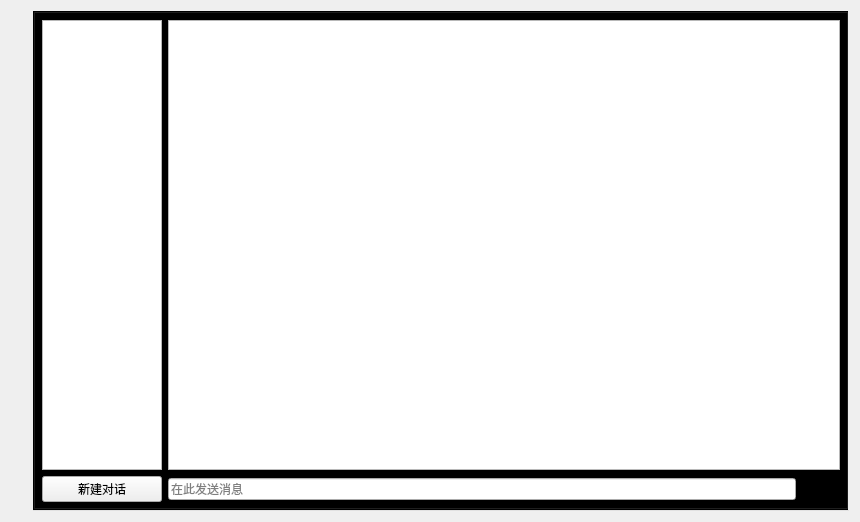
<?xml version="1.0" encoding="UTF-8"?>
<ui version="4.0">
 <class>Form</class>
 <widget class="QWidget" name="Form">
  <property name="windowModality">
   <enum>Qt::NonModal</enum>
  </property>
  <property name="geometry">
   <rect>
    <x>0</x>
    <y>0</y>
    <width>860</width>
    <height>522</height>
   </rect>
  </property>
  <property name="minimumSize">
   <size>
    <width>860</width>
    <height>522</height>
   </size>
  </property>
  <property name="windowTitle">
   <string>AI助手亚托莉</string>
  </property>
  <property name="windowIcon">
   <iconset>
    <normaloff>../assets/第24帧.png</normaloff>../assets/第24帧.png</iconset>
  </property>
  <property name="layoutDirection">
   <enum>Qt::LeftToRight</enum>
  </property>
  <layout class="QVBoxLayout" name="verticalLayout">
   <item>
    <widget class="QTabWidget" name="tabWidget">
     <property name="sizePolicy">
      <sizepolicy hsizetype="Expanding" vsizetype="Expanding">
       <horstretch>0</horstretch>
       <verstretch>0</verstretch>
      </sizepolicy>
     </property>
     <property name="minimumSize">
      <size>
       <width>800</width>
       <height>500</height>
      </size>
     </property>
     <property name="focusPolicy">
      <enum>Qt::NoFocus</enum>
     </property>
     <property name="contextMenuPolicy">
      <enum>Qt::DefaultContextMenu</enum>
     </property>
     <property name="acceptDrops">
      <bool>false</bool>
     </property>
     <property name="layoutDirection">
      <enum>Qt::LeftToRight</enum>
     </property>
     <property name="styleSheet">
      <string notr="true">/* 整个 QTabWidget 的样式 */
QTabWidget {
    background-color: transparent; /* 背景完全透明 */
    border: none; /* 没有边框 */
}

/* QTabBar 的样式 */
QTabBar {
    background-color: transparent; /* 背景完全透明 */
    border: none; /* 没有边框 */
}

/* 单个标签页的样式 */
QTabBar::tab {
    background-color: transparent; /* 背景完全透明 */
    border: none; /* 没有边框 */
    padding: 4px; /* 内边距，可以根据需要调整 */
}

/* 选中标签页的样式 */
QTabBar::tab:selected {
    background-color: transparent; /* 选中时背景依然透明 */
    border: none; /* 没有边框 */
}

/* 鼠标悬停时的样式 */
QTabBar::tab:hover,QTabBar::tab:pressed {
	padding-left: 8px;
	padding-bottom: 8px;
    background-color: rgba(0, 0, 0, 0.1); /* 轻微的半透明背景，可选 */
}
</string>
     </property>
     <property name="tabPosition">
      <enum>QTabWidget::West</enum>
     </property>
     <property name="tabShape">
      <enum>QTabWidget::Rounded</enum>
     </property>
     <property name="currentIndex">
      <number>1</number>
     </property>
     <property name="iconSize">
      <size>
       <width>28</width>
       <height>28</height>
      </size>
     </property>
     <property name="elideMode">
      <enum>Qt::ElideLeft</enum>
     </property>
     <property name="documentMode">
      <bool>false</bool>
     </property>
     <property name="tabsClosable">
      <bool>false</bool>
     </property>
     <property name="movable">
      <bool>false</bool>
     </property>
     <property name="tabBarAutoHide">
      <bool>false</bool>
     </property>
     <widget class="QWidget" name="tab_1">
      <property name="minimumSize">
       <size>
        <width>800</width>
        <height>500</height>
       </size>
      </property>
      <property name="layoutDirection">
       <enum>Qt::LeftToRight</enum>
      </property>
      <property name="styleSheet">
       <string notr="true">background-color: transparent; /* 背景完全透明 */
</string>
      </property>
      <attribute name="icon">
       <iconset>
        <normaloff>../assets/搜索.png</normaloff>
        <normalon>../assets/搜索_b.png</normalon>../assets/搜索.png</iconset>
      </attribute>
      <attribute name="title">
       <string/>
      </attribute>
      <attribute name="toolTip">
       <string>搜索</string>
      </attribute>
      <layout class="QVBoxLayout" name="verticalLayout_2">
       <item>
        <widget class="HighlightableListWidget" name="QueryWidget">
         <property name="styleSheet">
          <string notr="true"/>
         </property>
         <property name="movement">
          <enum>QListView::Static</enum>
         </property>
         <property name="flow">
          <enum>QListView::TopToBottom</enum>
         </property>
         <property name="layoutMode">
          <enum>QListView::SinglePass</enum>
         </property>
         <property name="viewMode">
          <enum>QListView::ListMode</enum>
         </property>
         <property name="sortingEnabled">
          <bool>false</bool>
         </property>
        </widget>
       </item>
       <item>
        <layout class="QHBoxLayout" name="horizontalLayout" stretch="0,1,12,1,0">
         <property name="sizeConstraint">
          <enum>QLayout::SetDefaultConstraint</enum>
         </property>
         <item>
          <spacer name="horizontalSpacer">
           <property name="orientation">
            <enum>Qt::Horizontal</enum>
           </property>
           <property name="sizeHint" stdset="0">
            <size>
             <width>38</width>
             <height>36</height>
            </size>
           </property>
          </spacer>
         </item>
         <item>
          <widget class="QComboBox" name="searchOptions">
           <property name="styleSheet">
            <string notr="true">QComboBox {
    border: 1px solid black; /* 黑色边框 */
	background-color: rgb(255, 255, 255);
	color: rgb(0, 0, 0);
}
</string>
           </property>
           <item>
            <property name="text">
             <string>全部</string>
            </property>
           </item>
           <item>
            <property name="text">
             <string>对话</string>
            </property>
           </item>
           <item>
            <property name="text">
             <string>笔记</string>
            </property>
           </item>
           <item>
            <property name="text">
             <string>知识库</string>
            </property>
           </item>
           <item>
            <property name="text">
             <string>待办</string>
            </property>
           </item>
          </widget>
         </item>
         <item>
          <widget class="QLineEdit" name="searchInput">
           <property name="styleSheet">
            <string notr="true">QLineEdit {
    border: 1px solid #838383; /* 黑色边框 */
    border-radius: 14px; /* 圆角 */
    padding: 5px; /* 内边距 */
}

/* 输入框获得焦点时的样式 */
/* QLineEdit:focus {
    border: 2px solid #0078D7; /* 获得焦点时边框颜色变化，例如深蓝色 */
/* }</string>
           </property>
           <property name="placeholderText">
            <string>输入关键词</string>
           </property>
          </widget>
         </item>
         <item>
          <widget class="QPushButton" name="searchQuery">
           <property name="styleSheet">
            <string notr="true">QPushButton {
    background-color: transparent; /* 背景完全透明 */
    border: none; /* 没有边框 */
	padding: 3px;
	border-radius: 15px;
}
/* 鼠标悬停时的样式 */
QPushButton:hover {
    background-color: rgba(0, 0, 0, 0.1); /* 轻微的半透明背景 */
}

/* 按下时的样式 */
QPushButton:pressed {
    background-color: rgba(0, 0, 0, 0.2); /* 稍微明显一点的半透明背景 */
}</string>
           </property>
           <property name="text">
            <string/>
           </property>
           <property name="icon">
            <iconset>
             <normaloff>../assets/搜索.png</normaloff>
             <normalon>../assets/搜索_b.png</normalon>../assets/搜索.png</iconset>
           </property>
           <property name="iconSize">
            <size>
             <width>30</width>
             <height>30</height>
            </size>
           </property>
          </widget>
         </item>
         <item>
          <spacer name="horizontalSpacer_2">
           <property name="orientation">
            <enum>Qt::Horizontal</enum>
           </property>
           <property name="sizeHint" stdset="0">
            <size>
             <width>40</width>
             <height>20</height>
            </size>
           </property>
          </spacer>
         </item>
        </layout>
       </item>
      </layout>
     </widget>
     <widget class="QWidget" name="tab_2">
      <property name="focusPolicy">
       <enum>Qt::NoFocus</enum>
      </property>
      <attribute name="icon">
       <iconset>
        <normaloff>../assets/AI.png</normaloff>
        <normalon>../assets/AI-B.png</normalon>../assets/AI.png</iconset>
      </attribute>
      <attribute name="title">
       <string/>
      </attribute>
      <attribute name="toolTip">
       <string>AI问答</string>
      </attribute>
      <layout class="QGridLayout" name="gridLayout_3">
       <item row="1" column="0">
        <widget class="QPushButton" name="new_conversation">
         <property name="sizePolicy">
          <sizepolicy hsizetype="Preferred" vsizetype="Fixed">
           <horstretch>0</horstretch>
           <verstretch>0</verstretch>
          </sizepolicy>
         </property>
         <property name="text">
          <string>新建对话</string>
         </property>
        </widget>
       </item>
       <item row="1" column="1">
        <widget class="QLineEdit" name="chatinput">
         <property name="styleSheet">
          <string notr="true">QLineEdit {
    border: 1px solid #838383; /* 黑色边框 */
    border-radius: 14px; /* 圆角 */
    padding: 5px; /* 内边距 */
}

/* 输入框获得焦点时的样式 */
/* QLineEdit:focus {
    border: 2px solid #0078D7; /* 获得焦点时边框颜色变化，例如深蓝色 */
/* }</string>
         </property>
         <property name="placeholderText">
          <string>在此发送消息</string>
         </property>
        </widget>
       </item>
       <item row="1" column="2">
        <widget class="QPushButton" name="send">
         <property name="styleSheet">
          <string notr="true">QPushButton {
    background-color: transparent; /* 背景完全透明 */
    border: none; /* 没有边框 */
	padding: 3px;
	border-radius: 15px;
}
/* 鼠标悬停时的样式 */
QPushButton:hover {
    background-color: rgba(0, 0, 0, 0.1); /* 轻微的半透明背景 */
}

/* 按下时的样式 */
QPushButton:pressed {
    background-color: rgba(0, 0, 0, 0.2); /* 稍微明显一点的半透明背景 */
}</string>
         </property>
         <property name="text">
          <string/>
         </property>
         <property name="icon">
          <iconset>
           <normaloff>../assets/搜索.png</normaloff>
           <normalon>../assets/搜索_b.png</normalon>../assets/搜索.png</iconset>
         </property>
         <property name="iconSize">
          <size>
           <width>30</width>
           <height>30</height>
          </size>
         </property>
        </widget>
       </item>
       <item row="0" column="1" colspan="2">
        <widget class="MessageListWidget" name="dialogue"/>
       </item>
       <item row="0" column="0">
        <widget class="QListWidget" name="messagelist">
         <property name="sizePolicy">
          <sizepolicy hsizetype="Maximum" vsizetype="Expanding">
           <horstretch>0</horstretch>
           <verstretch>0</verstretch>
          </sizepolicy>
         </property>
         <property name="maximumSize">
          <size>
           <width>120</width>
           <height>16777215</height>
          </size>
         </property>
         <property name="sizeIncrement">
          <size>
           <width>0</width>
           <height>0</height>
          </size>
         </property>
         <property name="styleSheet">
          <string notr="true"/>
         </property>
        </widget>
       </item>
      </layout>
     </widget>
     <widget class="QWidget" name="Note">
      <property name="sizePolicy">
       <sizepolicy hsizetype="Preferred" vsizetype="Preferred">
        <horstretch>0</horstretch>
        <verstretch>0</verstretch>
       </sizepolicy>
      </property>
      <attribute name="icon">
       <iconset>
        <normaloff>../assets/笔记本、笔记.png</normaloff>
        <normalon>../assets/笔记本-b.png</normalon>../assets/笔记本、笔记.png</iconset>
      </attribute>
      <attribute name="title">
       <string/>
      </attribute>
      <attribute name="toolTip">
       <string>笔记</string>
      </attribute>
      <layout class="QHBoxLayout" name="horizontalLayout_8" stretch="1,5">
       <item>
        <layout class="QVBoxLayout" name="verticalLayout_3">
         <property name="sizeConstraint">
          <enum>QLayout::SetDefaultConstraint</enum>
         </property>
         <item>
          <widget class="QListWidget" name="noteList">
           <property name="sizePolicy">
            <sizepolicy hsizetype="Preferred" vsizetype="Preferred">
             <horstretch>0</horstretch>
             <verstretch>0</verstretch>
            </sizepolicy>
           </property>
           <property name="minimumSize">
            <size>
             <width>120</width>
             <height>0</height>
            </size>
           </property>
          </widget>
         </item>
         <item>
          <widget class="QPushButton" name="newNote">
           <property name="sizePolicy">
            <sizepolicy hsizetype="Minimum" vsizetype="Fixed">
             <horstretch>1</horstretch>
             <verstretch>0</verstretch>
            </sizepolicy>
           </property>
           <property name="text">
            <string>新建</string>
           </property>
          </widget>
         </item>
        </layout>
       </item>
       <item>
        <layout class="QVBoxLayout" name="verticalLayout_4">
         <item>
          <layout class="QHBoxLayout" name="horizontalLayout_7">
           <item>
            <widget class="QLabel" name="label_2">
             <property name="text">
              <string>Title:</string>
             </property>
            </widget>
           </item>
           <item>
            <widget class="QLineEdit" name="titleEdit">
             <property name="readOnly">
              <bool>true</bool>
             </property>
            </widget>
           </item>
           <item>
            <spacer name="horizontalSpacer_5">
             <property name="orientation">
              <enum>Qt::Horizontal</enum>
             </property>
             <property name="sizeHint" stdset="0">
              <size>
               <width>40</width>
               <height>20</height>
              </size>
             </property>
            </spacer>
           </item>
           <item>
            <widget class="QLabel" name="label">
             <property name="text">
              <string>Tags</string>
             </property>
            </widget>
           </item>
           <item>
            <widget class="QLineEdit" name="tagsEdit">
             <property name="readOnly">
              <bool>true</bool>
             </property>
            </widget>
           </item>
          </layout>
         </item>
         <item>
          <widget class="QTextEdit" name="noteShow">
           <property name="readOnly">
            <bool>true</bool>
           </property>
          </widget>
         </item>
         <item>
          <layout class="QHBoxLayout" name="horizontalLayout_6">
           <item>
            <widget class="QPushButton" name="editNote">
             <property name="sizePolicy">
              <sizepolicy hsizetype="Minimum" vsizetype="Fixed">
               <horstretch>2</horstretch>
               <verstretch>0</verstretch>
              </sizepolicy>
             </property>
             <property name="text">
              <string>切换到编辑</string>
             </property>
            </widget>
           </item>
           <item>
            <spacer name="horizontalSpacer_4">
             <property name="orientation">
              <enum>Qt::Horizontal</enum>
             </property>
             <property name="sizeHint" stdset="0">
              <size>
               <width>40</width>
               <height>20</height>
              </size>
             </property>
            </spacer>
           </item>
           <item>
            <widget class="QPushButton" name="saveNote">
             <property name="sizePolicy">
              <sizepolicy hsizetype="Minimum" vsizetype="Fixed">
               <horstretch>2</horstretch>
               <verstretch>0</verstretch>
              </sizepolicy>
             </property>
             <property name="text">
              <string>保存</string>
             </property>
            </widget>
           </item>
           <item>
            <spacer name="horizontalSpacer_3">
             <property name="orientation">
              <enum>Qt::Horizontal</enum>
             </property>
             <property name="sizeHint" stdset="0">
              <size>
               <width>40</width>
               <height>20</height>
              </size>
             </property>
            </spacer>
           </item>
           <item>
            <widget class="QPushButton" name="delNote">
             <property name="sizePolicy">
              <sizepolicy hsizetype="Minimum" vsizetype="Fixed">
               <horstretch>2</horstretch>
               <verstretch>0</verstretch>
              </sizepolicy>
             </property>
             <property name="text">
              <string>删除</string>
             </property>
            </widget>
           </item>
          </layout>
         </item>
        </layout>
       </item>
      </layout>
     </widget>
     <widget class="QWidget" name="tab_4">
      <attribute name="icon">
       <iconset>
        <normaloff>../assets/数据库.png</normaloff>
        <normalon>../assets/数据库_b.png</normalon>
        <disabledoff>../assets/数据库.png</disabledoff>../assets/数据库.png</iconset>
      </attribute>
      <attribute name="title">
       <string/>
      </attribute>
      <attribute name="toolTip">
       <string>知识库</string>
      </attribute>
      <layout class="QVBoxLayout" name="verticalLayout_5">
       <item>
        <layout class="QHBoxLayout" name="horizontalLayout_2">
         <item>
          <widget class="QRadioButton" name="radioButton">
           <property name="text">
            <string>全部</string>
           </property>
           <property name="checked">
            <bool>true</bool>
           </property>
          </widget>
         </item>
         <item>
          <widget class="QRadioButton" name="radioButton_2">
           <property name="text">
            <string>文档</string>
           </property>
          </widget>
         </item>
         <item>
          <widget class="QRadioButton" name="radioButton_3">
           <property name="text">
            <string>笔记</string>
           </property>
          </widget>
         </item>
         <item>
          <spacer name="horizontalSpacer_6">
           <property name="orientation">
            <enum>Qt::Horizontal</enum>
           </property>
           <property name="sizeHint" stdset="0">
            <size>
             <width>40</width>
             <height>20</height>
            </size>
           </property>
          </spacer>
         </item>
         <item>
          <widget class="QPushButton" name="pushButton_2">
           <property name="text">
            <string>上传</string>
           </property>
          </widget>
         </item>
        </layout>
       </item>
       <item>
        <widget class="QListWidget" name="listWidget">
         <property name="styleSheet">
          <string notr="true">QListWidget {
    background-color: #f0f4f8; /* 背景颜色，选择了一个淡蓝色 */
    border: 1px solid #cdd6de; /* 边框颜色和宽度，淡灰色边框 */
    border-radius: 5px; /* 边框圆角半径 */
    padding: 5px; /* 内边距 */
    font-family: &quot;Segoe UI&quot;, &quot;Helvetica Neue&quot;, Arial, sans-serif; /* 字体 */
    font-size: 14px; /* 字体大小 */
	outline:0px; 
}

QListWidget::item {
    padding: 5px; /* 列表项内边距 */
    margin-bottom: 2px; /* 每个列表项之间的间距 */
    color: #333333; /* 文字颜色，深灰色 */
}

QListWidget::item:hover {
    background-color: #e1e7ed; /* 鼠标悬停时背景颜色，淡灰色 */
    color: #000000; /* 鼠标悬停时文字颜色，黑色 */
    border-radius: 5px; /* 圆角半径 */
}

QListWidget::item:selected {
    background-color: #bcd9e1; /* 选中项背景颜色，淡蓝绿色 */
    color: #000000; /* 选中项文字颜色，黑色 */
    border-radius: 5px; /* 圆角半径 */
}</string>
         </property>
         <property name="viewMode">
          <enum>QListView::ListMode</enum>
         </property>
         <property name="batchSize">
          <number>100</number>
         </property>
        </widget>
       </item>
      </layout>
     </widget>
     <widget class="QWidget" name="tab_5">
      <attribute name="icon">
       <iconset>
        <normaloff>../assets/待办事项.png</normaloff>
        <normalon>../assets/待办事项_b.png</normalon>
        <disabledoff>../assets/待办事项.png</disabledoff>../assets/待办事项.png</iconset>
      </attribute>
      <attribute name="title">
       <string/>
      </attribute>
      <attribute name="toolTip">
       <string>待办事项</string>
      </attribute>
     </widget>
     <widget class="QWidget" name="tab_6">
      <attribute name="icon">
       <iconset>
        <normaloff>../assets/设置.png</normaloff>
        <normalon>../assets/设置_b.png</normalon>../assets/设置.png</iconset>
      </attribute>
      <attribute name="title">
       <string/>
      </attribute>
      <attribute name="toolTip">
       <string>设置</string>
      </attribute>
     </widget>
    </widget>
   </item>
  </layout>
 </widget>
 <customwidgets>
  <customwidget>
   <class>MessageListWidget</class>
   <extends>QListWidget</extends>
   <header>frontend.src.components.chat_message</header>
  </customwidget>
  <customwidget>
   <class>HighlightableListWidget</class>
   <extends>QListWidget</extends>
   <header>frontend.src.components.Query_list</header>
  </customwidget>
 </customwidgets>
 <tabstops>
  <tabstop>QueryWidget</tabstop>
  <tabstop>searchInput</tabstop>
  <tabstop>searchQuery</tabstop>
  <tabstop>searchOptions</tabstop>
 </tabstops>
 <resources/>
 <connections/>
</ui>
